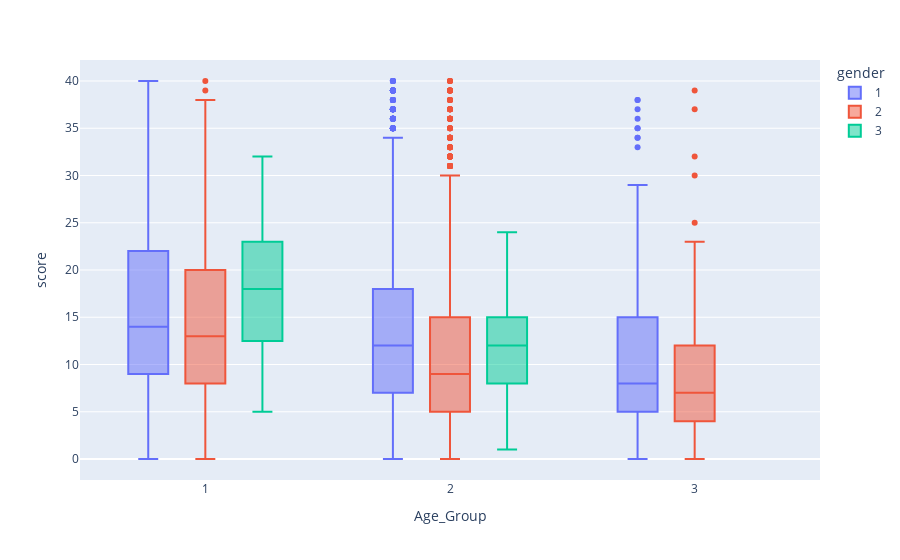

The code cell stored with this chart in its notebook:
### Code cell
display(px.box(data, x = 'Age_Group', y = 'score', color = 'gender'))
pd.crosstab(data["score"], data["Age_Group"])

### Figure 1 — Plotly figure (JSON) as saved in the notebook; plotly's stock layout.template omitted (floating-point values rounded to 4 significant figures; data arrays with more than 128 entries replaced by an {"elided": "..."} marker saying what was removed)
{"data": [{"alignmentgroup": "True", "hovertemplate": "gender=1<br>Age_Group=%{x}<br>score=%{y}<extra></extra>", "legendgroup": "1", "marker": {"color": "#636efa"}, "name": "1", "notched": false, "offsetgroup": "1", "orientation": "v", "showlegend": true, "type": "box", "x": {"elided": "5704 int values"}, "x0": " ", "xaxis": "x", "y": {"elided": "5704 int values"}, "y0": " ", "yaxis": "y"}, {"alignmentgroup": "True", "hovertemplate": "gender=2<br>Age_Group=%{x}<br>score=%{y}<extra></extra>", "legendgroup": "2", "marker": {"color": "#EF553B"}, "name": "2", "notched": false, "offsetgroup": "2", "orientation": "v", "showlegend": true, "type": "box", "x": {"elided": "4209 int values"}, "x0": " ", "xaxis": "x", "y": {"elided": "4209 int values"}, "y0": " ", "yaxis": "y"}, {"alignmentgroup": "True", "hovertemplate": "gender=3<br>Age_Group=%{x}<br>score=%{y}<extra></extra>", "legendgroup": "3", "marker": {"color": "#00cc96"}, "name": "3", "notched": false, "offsetgroup": "3", "orientation": "v", "showlegend": true, "type": "box", "x": [1, 2, 2, 1, 2, 2, 1, 2, 2, 2, 2, 2, 2, 1, 1, 1, 1, 2, 1, 1, 1, 1, 2, 2, 2, 1, 1, 2, 2, 2, 2, 1, 1, 1], "x0": " ", "xaxis": "x", "y": [28, 8, 15, 10, 16, 4, 23, 20, 4, 8, 1, 9, 13, 22, 23, 14, 28, 12, 17, 11, 21, 16, 12, 19, 12, 15, 19, 11, 7, 12, 24, 5, 9, 32], "y0": " ", "yaxis": "y"}], "layout": {"boxmode": "group", "legend": {"title": {"text": "gender"}, "tracegroupgap": 0}, "margin": {"t": 60}, "xaxis": {"anchor": "y", "domain": [0, 1], "title": {"text": "Age_Group"}}, "yaxis": {"anchor": "x", "domain": [0, 1], "title": {"text": "score"}}}}
